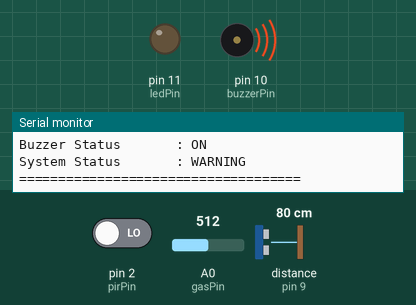
Recording of a sketch running on a simulated Arduino Uno, built with avr-gcc and run on an emulated ATmega328P. Shown: output pins drawn as LEDs (lit = HIGH), buzzer (waves = sounding), the last lines printed to the serial monitor. Wiring (inferred from the names in the program): ultrasonic range finder: trigger pin 8; echo pin 9. The inputs (shaded band) are chosen by the test bench; at power-on: A0 (gasPin) = 512, pin 2 (pirPin) LOW, distance to the obstacle (sensor on pin 9) 80 cm. The echo pulse lasts 58.3 µs per cm; pins used as bus, display or sensor lines are not drawn.

Above: at 2.1 s.
2.2 s: A0 (gasPin) set to 105
4.0 s: A0 (gasPin) set to 95
At 5.4 s:
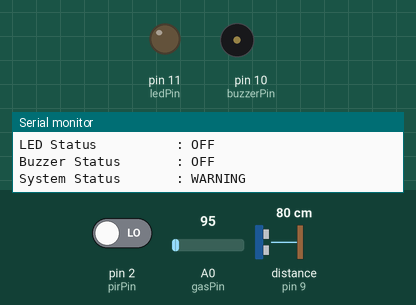
6.6 s: pin 2 (pirPin) driven HIGH
At 8.7 s:
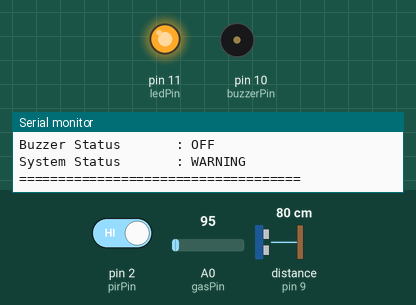
9.1 s: A0 (gasPin) set to 122
At 10.9 s:
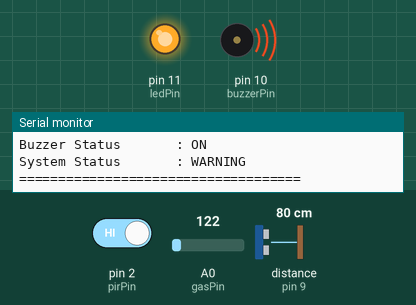
11.7 s: A0 (gasPin) set to 90
At 13.3 s:
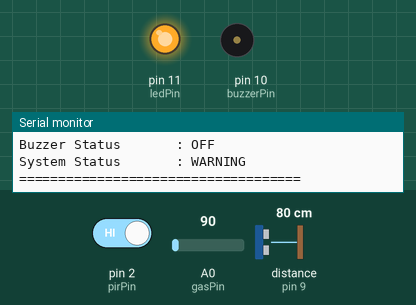
14.2 s: A0 (gasPin) set to 110
At 15.6 s:
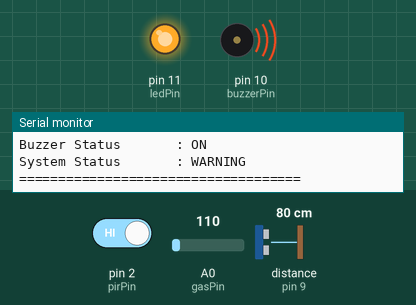
Timing chart, 0 to 17.2 s (numbered marks = the images above; inputs shaded):
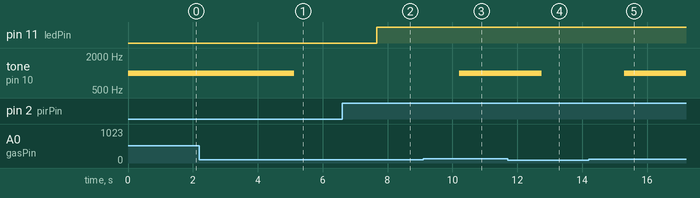

Measured:
- the behaviour switches between 101 and 100 on A0 (gasPin) (found by bisection; images 0 and 1)
- after the input at 4.0 s, tone on pin 10 (buzzerPin): 1000 Hz → silent after 1.1 s
- after the input at 6.6 s, pin 11 (ledPin): LOW → HIGH after 1.1 s
- after the input at 9.1 s, tone on pin 10 (buzzerPin): silent → 1000 Hz after 1.1 s
- after the input at 11.7 s, tone on pin 10 (buzzerPin): 1000 Hz → silent after 1.1 s
- after the input at 14.2 s, tone on pin 10 (buzzerPin): silent → 1000 Hz after 1.1 s

The sketch:

Exp-1.ino
```cpp
const int gasPin = A0;
const int trigPin = 8;
const int echoPin = 9;
const int pirPin = 2;
const int ledPin = 11;
const int buzzerPin = 10;

const int gasLimit = 100;
const float occupancyLimit = 100.0;

int gasValue;
int motion;
long duration;
float distance;

bool gasAlert;
bool motionDetected;
bool nearObject;
bool occupancy;
bool systemSafe;

void setup() {
  pinMode(trigPin, OUTPUT);
  pinMode(echoPin, INPUT);
  pinMode(pirPin, INPUT);
  pinMode(ledPin, OUTPUT);
  pinMode(buzzerPin, OUTPUT);

  Serial.begin(9600);

  Serial.println("SAFETY MONITORING SYSTEM");
  Serial.println("System Started");
}

void loop() {
  // Read gas sensor
  gasValue = analogRead(gasPin);

  // Read PIR sensor
  motion = digitalRead(pirPin);
  motionDetected = (motion == HIGH);

  // Measure ultrasonic distance
  digitalWrite(trigPin, LOW);
  delayMicroseconds(2);

  digitalWrite(trigPin, HIGH);
  delayMicroseconds(10);
  digitalWrite(trigPin, LOW);

  duration = pulseIn(echoPin, HIGH, 30000);

  if (duration == 0) {
    distance = -1;
  } else {
    distance = duration * 0.0343 / 2.0;
  }

  // Determine gas condition
  gasAlert = (gasValue > gasLimit);

  // Determine object proximity
  nearObject = (distance > 0 &&
                distance < occupancyLimit);

  // Determine occupancy
  occupancy = motionDetected || nearObject;

  // Determine overall safety
  systemSafe = !gasAlert && !occupancy;

  // LED operates during PIR motion
  if (motionDetected) {
    digitalWrite(ledPin, HIGH);
  } else {
    digitalWrite(ledPin, LOW);
  }

  // Buzzer operates during gas alert
  if (gasAlert) {
    tone(buzzerPin, 1000);
  } else {
    noTone(buzzerPin);
  }

  // Display all output parameters
  Serial.println();
  Serial.println("========== SAFETY MONITOR ==========");

  // Case 1, 2, 3: Gas level and gas alert
  Serial.print("Gas ADC Value       : ");
  Serial.println(gasValue);

  if (gasAlert) {
    Serial.println("Gas Status          : GAS ALERT");
  } else {
    Serial.println("Gas Status          : NORMAL");
  }

  // Case 4: PIR status
  Serial.print("PIR Status          : ");
  if (motionDetected) {
    Serial.println("MOTION DETECTED");
  } else {
    Serial.println("NOT DETECTED");
  }

  // Case 5, 6, 7: Distance and occupancy
  Serial.print("Ultrasonic Distance : ");
  if (distance < 0) {
    Serial.println("NO ECHO");
  } else {
    Serial.print(distance, 1);
    Serial.println(" cm");
  }

  Serial.print("Occupancy Status    : ");
  if (occupancy) {
    Serial.println("DETECTED");
  } else {
    Serial.println("NOT DETECTED");
  }

  // LED status
  Serial.print("LED Status          : ");
  Serial.println(motionDetected ? "ON" : "OFF");

  // Buzzer status
  Serial.print("Buzzer Status       : ");
  Serial.println(gasAlert ? "ON" : "OFF");

  // Safe condition
  Serial.print("System Status       : ");
  if (systemSafe) {
    Serial.println("SYSTEM SAFE");
  } else {
    Serial.println("WARNING");
  }

  Serial.println("====================================");

  delay(1000);
}
```
